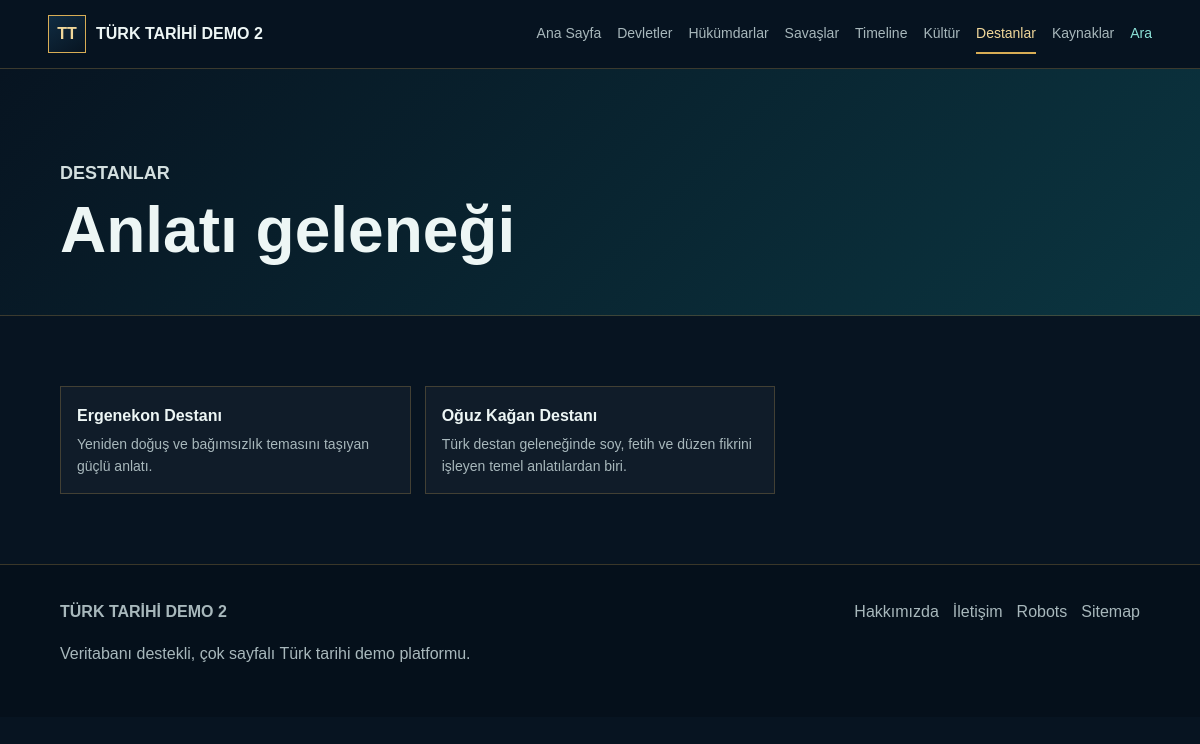
Screenshot of /destanlar.php with the database file from the repository.
### tables this page shows
CREATE TABLE epics (
    id INT AUTO_INCREMENT PRIMARY KEY,
    name VARCHAR(180) NOT NULL,
    slug VARCHAR(190) NOT NULL UNIQUE,
    related_people VARCHAR(255),
    summary TEXT,
    content MEDIUMTEXT,
    image VARCHAR(500),
    INDEX idx_epics_slug (slug)
);

### includes/database.php (called while the page is built, shortened)
<?php
function db(): PDO
{
    static $pdo = null;
    $host = env_value('DB_HOST', '127.0.0.1');
    $port = env_value('DB_PORT', '3306');
    $name = env_value('DB_NAME', '');
    $user = env_value('DB_USER', '');
    $password = env_value('DB_PASSWORD', '');
    $dsn = "mysql:host={$host};port={$port};dbname={$name};charset=utf8mb4";
    try {
        $pdo = new PDO($dsn, $user, $password, [
            PDO::ATTR_ERRMODE => PDO::ERRMODE_EXCEPTION,
            PDO::ATTR_DEFAULT_FETCH_MODE => PDO::FETCH_ASSOC,
            PDO::ATTR_EMULATE_PREPARES => false,
        ]);
    } catch (PDOException $exception) {
        log_error($exception);
        http_response_code(500);
        if (APP_DEBUG) {
            exit('Veritabanı bağlantı hatası: ' . htmlspecialchars($exception->getMessage(), ENT_QUOTES, 'UTF-8'));
        }
        exit('Şu anda sistem bakımda. Lütfen daha sonra tekrar deneyin.');
    }
    return $pdo;
}

### includes/functions.php (called while the page is built, shortened)
<?php
require_once __DIR__ . '/database.php';
function e(?string $value): string
{
    return htmlspecialchars((string) $value, ENT_QUOTES, 'UTF-8');
}
function app_url(string $path = ''): string
{
    $path = '/' . ltrim($path, '/');
    return APP_URL !== '' ? APP_URL . $path : $path;
}
function detail_url(string $type, string $slug): string
{
    return app_url($type . '/' . $slug);
}
function fetch_all(string $sql, array $params = []): array
{
    $statement = db()->prepare($sql);
    $statement->execute($params);
    return $statement->fetchAll();
}

### destanlar.php (the view, shortened to what this page needs)
<?php
require_once __DIR__ . '/includes/functions.php';
$epics = fetch_all('SELECT * FROM epics ORDER BY name');
include __DIR__ . '/includes/header.php';
?>
<section class="page-hero compact"><p class="eyebrow">Destanlar</p><h1>Anlatı geleneği</h1></section>
<section class="section list-grid">
    <?php foreach ($epics as $epic): ?>
        <a class="list-card" href="<?= e(detail_url('destan', $epic['slug'])) ?>"><strong><?= e($epic['name']) ?></strong><span><?= e($epic['summary']) ?></span></a>
    <?php endforeach; ?>
</section>
<?php include __DIR__ . '/includes/footer.php'; ?>

### assets/css/main.css (style rules this page uses)
:root { --navy: #071421; --navy-2: #0b2033; --teal: #0f8f8f; --teal-soft: #8de2d8; --gold: #d8ad55; --gold-2: #f0d79a; --ink: #edf6f5; --muted: #a8b8bc; --line: rgba(216, 173, 85, .25); --panel: rgba(9, 28, 43, .88); --shadow: 0 20px 60px rgba(0, 0, 0, .32); }
* { box-sizing: border-box; }
html { scroll-behavior: smooth; }
body { margin: 0; font-family: Arial, Helvetica, sans-serif; color: var(--ink); background: var(--navy); line-height: 1.6; }
a { color: inherit; text-decoration: none; }
.hero h1, .page-hero h1, .detail-hero h1 { margin: 0; font-size: clamp(42px, 8vw, 96px); line-height: .95; letter-spacing: 0; }
.hero p, .page-hero p, .detail-hero p { max-width: 760px; color: #d3dfdf; font-size: 18px; }
.eyebrow { margin: 0 0 12px; color: var(--gold-2); text-transform: uppercase; font-size: 12px; font-weight: 800; }
.section { padding: 70px clamp(20px, 5vw, 80px); }
.history-card span, .list-card span, .row-link span, .compact-list span { color: var(--muted); font-size: 14px; }
.timeline-mini a, .compact-list a, .row-link, .list-card { display: grid; gap: 4px; padding: 16px; border: 1px solid var(--line); background: rgba(255, 255, 255, .035); }
.page-hero { padding: 90px clamp(20px, 5vw, 80px) 54px; background: linear-gradient(135deg, #071421, #0b3540); border-bottom: 1px solid var(--line); }
.page-hero.compact h1 { font-size: clamp(34px, 6vw, 64px); }
.list-grid { display: grid; grid-template-columns: repeat(3, minmax(0, 1fr)); gap: 14px; }

### rows the page displays
epics: name "Ergenekon Destanı", summary "Yeniden doğuş ve bağımsızlık temasını taşıyan güçlü anlatı."
epics: name "Oğuz Kağan Destanı", summary "Türk destan geleneğinde soy, fetih ve düzen fikrini işleyen temel anlatılardan biri."

### other values shown
APP_NAME "TÜRK TARİHİ DEMO 2"
$label "Ana Sayfa"
$label "Devletler"
$label "Hükümdarlar"
$label "Savaşlar"
$label "Timeline"
$label "Kültür"
$label "Destanlar"
$label "Kaynaklar"
